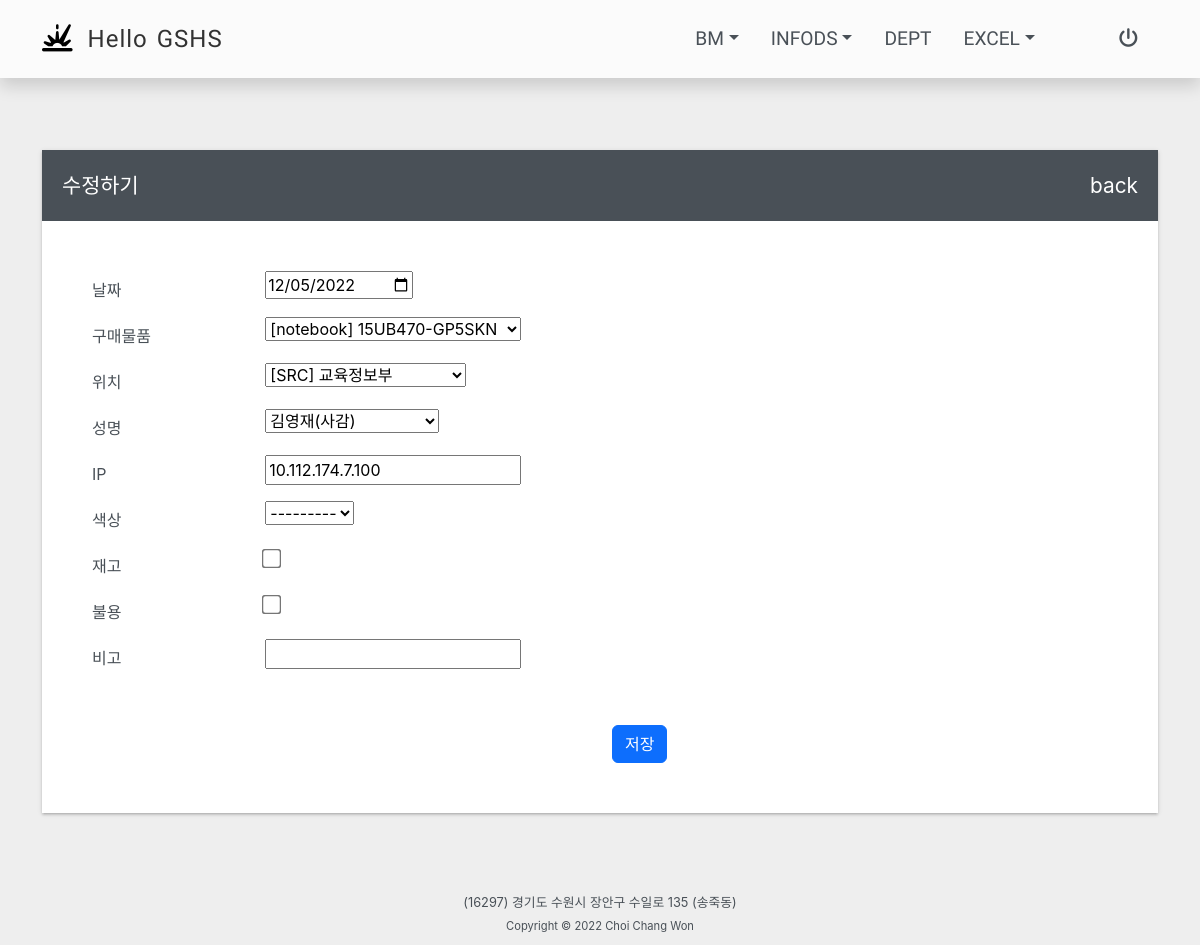
Screenshot of /gigi/update/12/ (signed in) with the database file from the repository.
### gshsapp/models.py (models this page shows, shortened)
class Gigiinfo(models.Model):
    COLOR_SELECT = (
        ('None',None),
        ('블랙','블랙'),
        ('컬러','컬러'),
    )
    date = models.DateField(default=timezone.now)
    buyproduct = models.ForeignKey(Buyproduct, on_delete=models.CASCADE, related_name='gigiinfo')
    location = models.ForeignKey(Location, on_delete=models.CASCADE, related_name='gigiinfo')
    user = models.ForeignKey(User, on_delete=models.CASCADE, related_name='gigiinfo', null=True, blank=True)
    ip = models.CharField(max_length=20, null=True, blank=True)
    color = models.CharField(max_length=10, choices=COLOR_SELECT, default=None, blank=True)
    jaego = models.BooleanField(default=False)
    notuse = models.BooleanField(default=False)
    bigo = models.CharField(max_length=100, null=True, blank=True)
    class Meta:
        db_table = "gigiinfo"

### gshsapp/views.py (the view, shortened to what this page needs)
# urls.py: path('gigi/update/<int:pk>/', views.InfogigiUV.as_view(), name='gigi_update'),
@method_decorator(login_message_required, name='dispatch')
class InfogigiUV(UpdateView):
    model = Gigiinfo
    template_name = 'gshsapp/snipet/infogigi_update.html'
    form_class = GigiinfoForm

### gshsapp/models.py (called while the page is built)
    def __str__(self):
        return self.gubun

    def __str__(self):
        return f'[{self.gubun}] {self.model}'

    def __str__(self):
        return f'[{self.building}] {self.hosil}'

### login/models.py (called while the page is built)
    def __str__(self):
        return f'{self.name}({self.subject})'

### gshsapp/templates/gshsapp/snipet/infogigi_update.html (shortened to what this page needs)
{% extends 'base.html' %}
{% block content %}
<div class="box_shadow">
    <div class="gigi-update1">
        <span>수정하기</span><a href="javascript:history.back();" style="text-decoration: none;color:white;">back</a>
    </div>
    <div class="gigi-update2">
        <form method="POST" action="">
            <div class="row mb-2">
                <label class="col-form-label col-md-2" for="id_date">날짜</label>
                <div class="col-md-10">{{ form.date }}</div>
            </div>
            <div class="row mb-2">
                <label class="col-form-label col-md-2" for="id_buyproduct">구매물품</label>
                <div class="col-md-10">{{ form.buyproduct }}</div>
            </div>
            <div class="row mb-2">
                <label class="col-form-label col-md-2" for="id_location">위치</label>
                <div class="col-md-10">{{ form.location }}</div>
            </div>
            <div class="row mb-2">
                <label class="col-form-label col-md-2" for="id_user">성명</label>
                <div class="col-md-10">{{ form.user }}</div>
            </div>
            <div class="row mb-2">
                <label class="col-form-label col-md-2" for="id_ip">IP</label>
                <div class="col-md-10">{{ form.ip }}</div>
            </div>
            <div class="row mb-2">
                <label class="col-form-label col-md-2" for="id_color">색상</label>
                <div class="col-md-10">{{ form.color }}</div>
            </div>
            <div class="row mb-2">
                <label class="col-form-label col-md-2" for="id_jaego">재고</label>
                <div class="col-md-10">{{ form.jaego }}</div>
            </div>
            <div class="row mb-2">
                <label class="col-form-label col-md-2" for="id_notuse">불용</label>
                <div class="col-md-10">{{ form.notuse }}</div>
            </div>
            <div class="row mb-2">
                <label class="col-form-label col-md-2" for="id_bigo">비고</label>
                <div class="col-md-10">{{ form.bigo }}</div>
            </div>
            <div class="row mt-5">
                <div class="col-md-6 offset-md-6">
                    <button class="btn btn-primary" type="submit">저장</button>
                </div>
            </div>
        </form>
    </div>
</div>
{% endblock %}

### static/css/gshs.css (style rules this page uses)
html, body { -ms-overflow-style: none; background-color: #eee; color: #495057; font-family: "NotoSansKR-Regular", -apple-system, BlinkMacSystemFont, "Segoe UI", Roboto, "Helvetica Neue", Arial, "Noto Sans", sans-serif, "Apple Color Emoji", "Segoe UI Emoji", "Segoe UI Symbol", "Noto Color Emoji"; }
a { text-decoration: none; }
.gigi-update2 { background-color: white; padding: 50px; }
.gigi-update1 { width: 100%; color: white; display: flex; justify-content: space-between; padding: 20px; font-size: 1.3rem; background-color: #495057; }
.box_shadow { box-shadow: 0 2px 2px 0 rgb(0 0 0 / 12%), 0 3px 1px -2px rgb(0 0 0 / 6%), 0 1px 5px 0 rgb(0 0 0 / 12%); }
input[type=checkbox] { transform : scale(1.5); }

### rows the page displays
Gigiinfo: date "12/05/2022", buyproduct "[notebook] 15UB470-GP5SKN", location "[SRC] 교육정보부", user "김영재(사감)", ip "10.112.174.7.100", color "---------"
